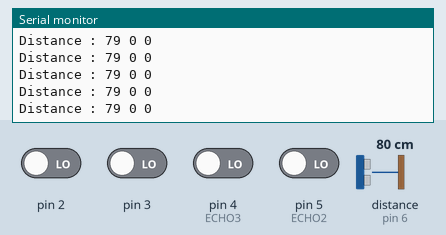
Recording of a sketch running on a simulated Arduino Uno, built with avr-gcc and run on an emulated ATmega328P. On the bench: the last lines printed to the serial monitor. Wiring (inferred from the names in the program): ultrasonic range finder: trigger pin 7; echo pin 6. Inputs (shaded band) come from the test bench; at power-on: pin 2, pin 3, pin 4 (ECHO3), pin 5 (ECHO2) LOW, distance to the obstacle (sensor on pin 6) 80 cm. The echo pulse lasts 58.3 µs per cm.

Above: at 1.2 s.
1.3 s: pin 4 (ECHO3) driven HIGH
4.3 s: distance to the obstacle (sensor on pin 6) set to 2 cm
At 4.62 s:
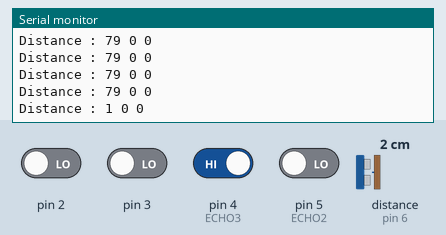
5.8 s: distance to the obstacle (sensor on pin 6) set to 4 cm
At 5.9 s:
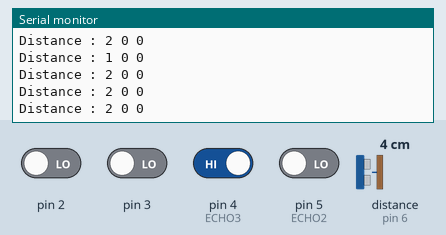
7.3 s: distance to the obstacle (sensor on pin 6) set to 250 cm
At 7.36 s:
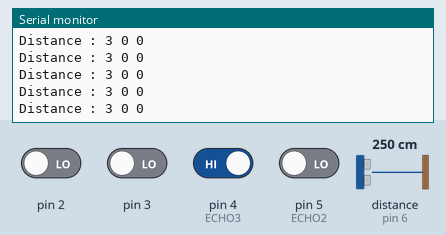
Timing chart, 0 to 10.3 s (numbered marks = the images above; inputs shaded):
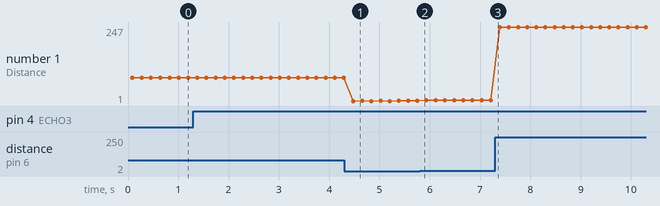

The sketch:

test_TMP.ino
```cpp
#include <Wire.h>

#define SLAVE_ADDRESS 0x30
#define TOTAL_SENSORS 3

#define TRIG  7
#define ECHO1 6
#define ECHO2 5
#define ECHO3 4

unsigned long maxloops;

long timesStart[TOTAL_SENSORS];
long timesStop[TOTAL_SENSORS];
int  distances[TOTAL_SENSORS];
uint8_t bits[TOTAL_SENSORS];

void setup()
{
  Wire.begin(SLAVE_ADDRESS);
  Wire.onRequest(requestEvent); // register event
  Wire.onReceive(receiveData);
  Serial.begin(9600);

  DDRD = 0x80; //All bits as INPUT except TRIG (7)
  for (int n=0;n<TOTAL_SENSORS;n++) {
    bits[n] = 0x40 >> n;
  }
  maxloops = microsecondsToClockCycles(500);
}

void loop()
{
  memset (timesStart, 0, sizeof(timesStart));
  memset (timesStop, 0, sizeof(timesStop));

  digitalWrite(TRIG, LOW);
  delayMicroseconds(2);
  digitalWrite(TRIG, HIGH);
  delayMicroseconds(10);
  digitalWrite(TRIG, LOW);

  unsigned long numloops=0;
  uint8_t val;
  uint8_t count=0;

  while (count < TOTAL_SENSORS && numloops < maxloops) {
    val= *portInputRegister(digitalPinToPort(ECHO1));
    for (int n=0;n<TOTAL_SENSORS; n++) {
      if ( (val & bits[n]) == LOW ) {
        if ( timesStart[n] == 0) {
          timesStop[n]=0;
        } else if (timesStop[n] == 0) {
            timesStop[n]=micros()-timesStart[n];
            count++;
          }
      } else if (timesStart[n]==0) {  //HIGH
          timesStart[n]=micros();
      }
    }
    numloops++;
  };

  Serial.print ("Distance : ");
  for (int n=0; n<TOTAL_SENSORS; n++) {
    distances[n] = (timesStop[n] * 0.034) / 2;
    Serial.print (distances[n]);
    Serial.print (" ");
  }
  Serial.println (" ");
  delay(100);
}

// function that executes whenever data is requested by master
// this function is registered as an event, see setup()
void requestEvent()
{
  for (int n=0; n<TOTAL_SENSORS; n++)
    Wire.write (distances[n]);

}

void receiveData(int byteCount)
{
}
```

Measured:
- after the input at 4.3 s, the serial monitor: prints a new line after 0.18 s (image 1)
- plotted number 1: 79 → 2 after the input at 4.3 s, 2 → 3 after the input at 5.8 s, 3 → 247 after the input at 7.3 s
